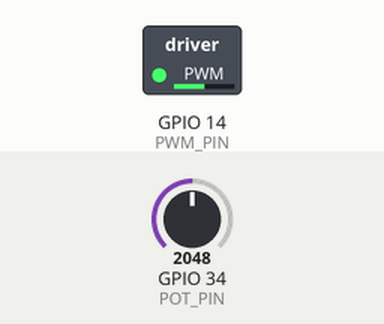
The sketch below on a simulated ESP32. On the bench: switched loads named in the sketch (green lamp = pin HIGH). Inputs (shaded band) come from the test bench; at power-on: GPIO 34 (POT_PIN) = 2048 (analog values on the 0–4095 scale).

Above: at 1.2 s.
1.3 s: GPIO 34 (POT_PIN) set to 2866
At 2.3 s:
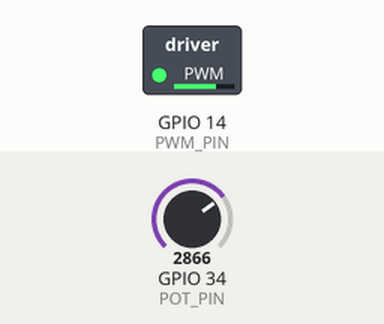
2.8 s: GPIO 34 (POT_PIN) set to 3603
At 3.5 s:
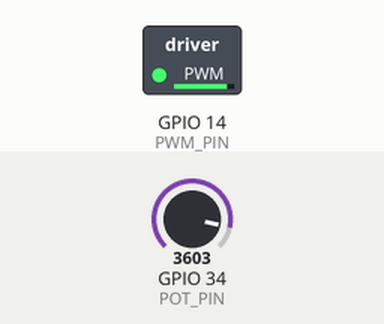
4.3 s: GPIO 34 (POT_PIN) set to 491
At 5.5 s:
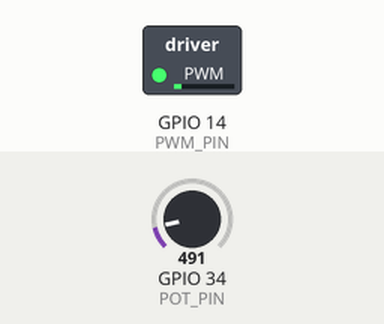
5.8 s: GPIO 34 (POT_PIN) set to 0
At 6.7 s:
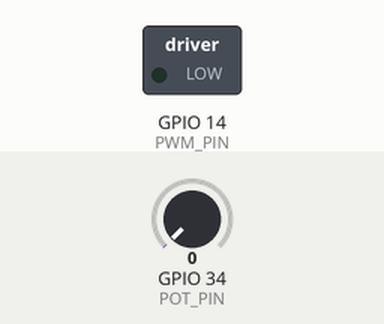
Timing chart, 0 to 8.3 s (numbered marks = the images above; inputs shaded):
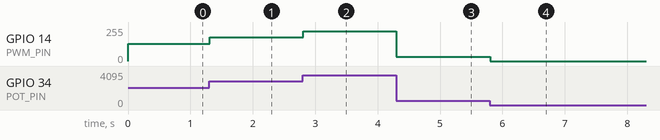

Measured:
- after the input at 1.3 s, GPIO 14 (PWM_PIN): 128/255 → 178/255 at once
- after the input at 2.8 s, GPIO 14 (PWM_PIN): 178/255 → 224/255 at once
- after the input at 4.3 s, GPIO 14 (PWM_PIN): 224/255 → 31/255 at once
- after the input at 5.8 s, GPIO 14 (PWM_PIN): 31/255 → 0/255 at once

The sketch:

P6_PWM_High_Freq.ino
```cpp
#include <Arduino.h>
#include "driver/mcpwm.h"          // ESP32 motor-control PWM (MCPWM), legacy driver

// ---------- Hardware ----------
#define PWM_PIN        14          // GPIO14 -> motor driver input (MOSFET gate through 220 ohm)
#define POT_PIN        34          // potentiometer wiper

// ---------- PWM settings ----------
#define PWM_FREQ_HZ    10000       // 10 kHz: inside the motor's 5..10 kHz window
#define ADC_MAX        4095.0f     // 12-bit ADC full scale

void setup() {
  analogReadResolution(12);

  mcpwm_gpio_init(MCPWM_UNIT_0, MCPWM0A, PWM_PIN);       // route MCPWM unit 0, output 0A to GPIO14

  mcpwm_config_t pwmConfig = {};
  pwmConfig.frequency    = PWM_FREQ_HZ;
  pwmConfig.cmpr_a       = 0;                            // output A duty in %, start at 0 %
  pwmConfig.cmpr_b       = 0;                            // output B is not used
  pwmConfig.counter_mode = MCPWM_UP_COUNTER;
  pwmConfig.duty_mode    = MCPWM_DUTY_MODE_0;            // active high: duty = time the pin is HIGH
  mcpwm_init(MCPWM_UNIT_0, MCPWM_TIMER_0, &pwmConfig);
}

void loop() {
  int potValue = analogRead(POT_PIN);                    // 0..4095
  float dutyPercent = (potValue / ADC_MAX) * 100.0f;     // 0.0 .. 100.0 %

  mcpwm_set_duty(MCPWM_UNIT_0, MCPWM_TIMER_0, MCPWM_OPR_A, dutyPercent);
  mcpwm_set_duty_type(MCPWM_UNIT_0, MCPWM_TIMER_0, MCPWM_OPR_A, MCPWM_DUTY_MODE_0);
  delay(10);
}
```
